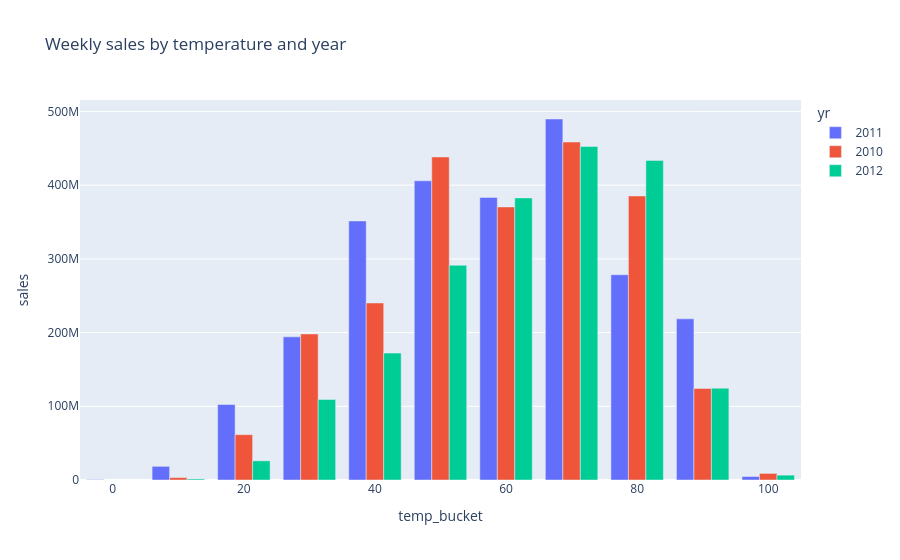

Here is the notebook cell this chart was saved with:
### Code cell
df = q(f"""
    select year(d.store_date) as yr,
           round(f.temperature / 10) * 10 as temp_bucket,
           sum(f.store_weekly_sales)::float as sales
    {BASE}
    group by 1, 2
    order by 2
""")
df['yr'] = df['yr'].astype(str)
px.bar(df, x='temp_bucket', y='sales', color='yr', barmode='group',
       title='Weekly sales by temperature and year')

### Figure 1 — Plotly figure (JSON) as saved in the notebook; plotly's stock layout.template omitted (floating-point values rounded to 4 significant figures)
{"data": [{"alignmentgroup": "True", "hovertemplate": "yr=2011<br>temp_bucket=%{x}<br>sales=%{y}<extra></extra>", "legendgroup": "2011", "marker": {"color": "#636efa", "pattern": {"shape": ""}}, "name": "2011", "offsetgroup": "2011", "orientation": "v", "showlegend": true, "textposition": "auto", "type": "bar", "x": [0, 10, 20, 30, 40, 50, 60, 70, 80, 90, 100], "xaxis": "x", "y": [558000.0, 18540000.0, 102400000.0, 194200000.0, 351500000.0, 405900000.0, 383400000.0, 489800000.0, 278500000.0, 218600000.0, 4729000.0], "yaxis": "y"}, {"alignmentgroup": "True", "hovertemplate": "yr=2010<br>temp_bucket=%{x}<br>sales=%{y}<extra></extra>", "legendgroup": "2010", "marker": {"color": "#EF553B", "pattern": {"shape": ""}}, "name": "2010", "offsetgroup": "2010", "orientation": "v", "showlegend": true, "textposition": "auto", "type": "bar", "x": [10, 20, 30, 40, 50, 60, 70, 80, 90, 100], "xaxis": "x", "y": [3262000.0, 61490000.0, 198200000.0, 240200000.0, 438300000.0, 370500000.0, 458500000.0, 385400000.0, 124200000.0, 8926000.0], "yaxis": "y"}, {"alignmentgroup": "True", "hovertemplate": "yr=2012<br>temp_bucket=%{x}<br>sales=%{y}<extra></extra>", "legendgroup": "2012", "marker": {"color": "#00cc96", "pattern": {"shape": ""}}, "name": "2012", "offsetgroup": "2012", "orientation": "v", "showlegend": true, "textposition": "auto", "type": "bar", "x": [10, 20, 30, 40, 50, 60, 70, 80, 90, 100], "xaxis": "x", "y": [1405000.0, 26000000.0, 109200000.0, 172100000.0, 291400000.0, 382700000.0, 452600000.0, 433600000.0, 124600000.0, 6608000.0], "yaxis": "y"}], "layout": {"barmode": "group", "legend": {"title": {"text": "yr"}, "tracegroupgap": 0}, "title": {"text": "Weekly sales by temperature and year"}, "xaxis": {"anchor": "y", "domain": [0, 1], "title": {"text": "temp_bucket"}}, "yaxis": {"anchor": "x", "domain": [0, 1], "title": {"text": "sales"}}}}
